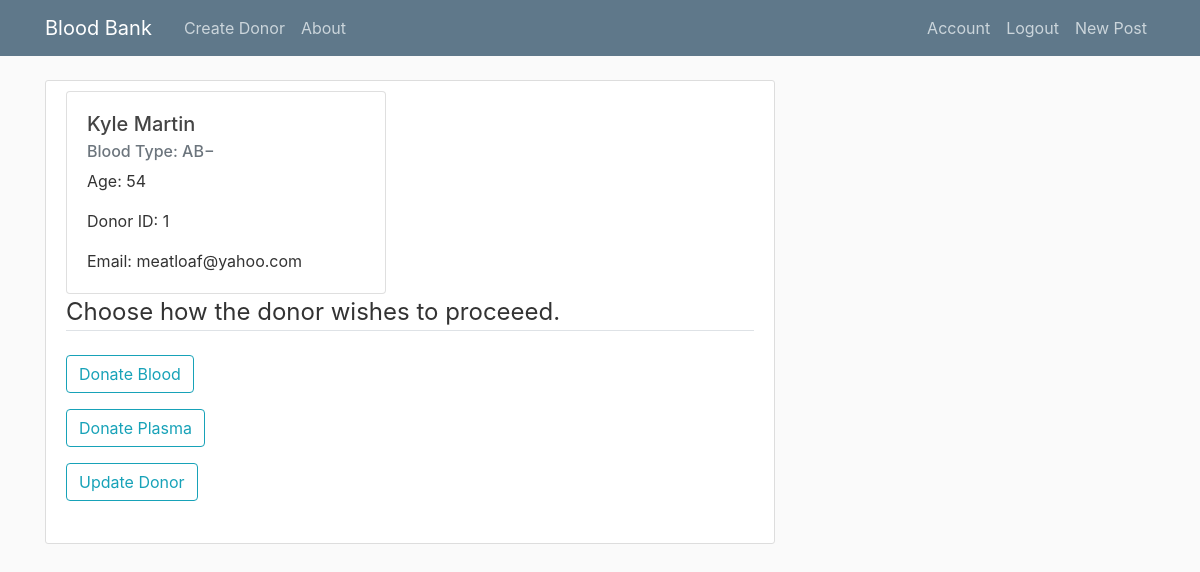
The page /DonorPage/1 (signed in) on the database its author committed.
### bloodapp/models.py (models this page shows, shortened)
class Donor(db.Model):
    id = db.Column(db.Integer, primary_key=True)
    blood_type = db.Column(db.String(10), nullable=False)
    last_blood_donation_date = db.Column(db.DateTime)
    last_plasma_donation_date = db.Column(db.DateTime)
    email = db.Column(db.String(30))
    first_name = db.Column(db.String(20), nullable=False)
    last_name = db.Column(db.String(20), nullable=False)
    age = db.Column(db.Integer, nullable=False)

### bloodapp/routes.py (the view, shortened to what this page needs)
@app.route('/DonorPage/<int:donor_id>', methods=["GET", "POST"])
@login_required
def DonorPage(donor_id):
    donor = Donor.query.get_or_404(donor_id)
    form=DonationForm()
    return render_template('donor.html', title="Donor", form=form, donor=donor)

### bloodapp/forms.py
class DonationForm(FlaskForm):
    donate_blood = SubmitField()
    donate_plasma = SubmitField()
    update_donor = SubmitField()

### bloodapp/models.py (called while the page is built)
@loginManager.user_loader
def load_user(staff_id):
    return Staff.query.get(int(staff_id))

### bloodapp/templates/donor.html (shortened to what this page needs)
{% extends "layout.html" %}
{% block content %}
<div class="content-section">
    <form method="POST" action="">
        <div class="card" style="width: 20rem;">
            <div class="card-body">
              <h5 class="card-title">{{ donor.first_name.capitalize() }} {{ donor.last_name.capitalize() }}</h5>
              <h6 class="card-subtitle mb-2 text-muted">Blood Type: {{ donor.blood_type }}</h6>
              <p class="card-text">Age: {{ donor.age }}</p>
              <p class="card-text">Donor ID: {{ donor.id }}</p>
              <p class="card-text">Email: {{ donor.email }}</p>
            </div>
          </div>
        <fieldset class="form-group">
            <legend class="border-bottom mb-4">
                Choose how the donor wishes to proceeed.
            </legend>
            <div class="form-group">
                {{ form.donate_blood(class="btn btn-outline-info")}}
            </div>
            <div class="form-group">
                {{ form.donate_plasma(class="btn btn-outline-info")}}
            </div>
            <div class="form-group">
                {{ form.update_donor(class="btn btn-outline-info")}}
            </div>
        </fieldset>
    </form>
</div>
{% endblock content %}

### bloodapp/static/main.css (style rules this page uses)
body { background: #fafafa; color: #333333; margin-top: 5rem; }
h1, h2, h3, h4, h5, h6 { color: #444444; }
.content-section { background: #ffffff; padding: 10px 20px; border: 1px solid #dddddd; border-radius: 3px; margin-bottom: 20px; }

### rows shown on the page
Donor: first_name "Kyle", last_name "Martin", blood_type "AB−", age "54", id "1", email "meatloaf@yahoo.com"
